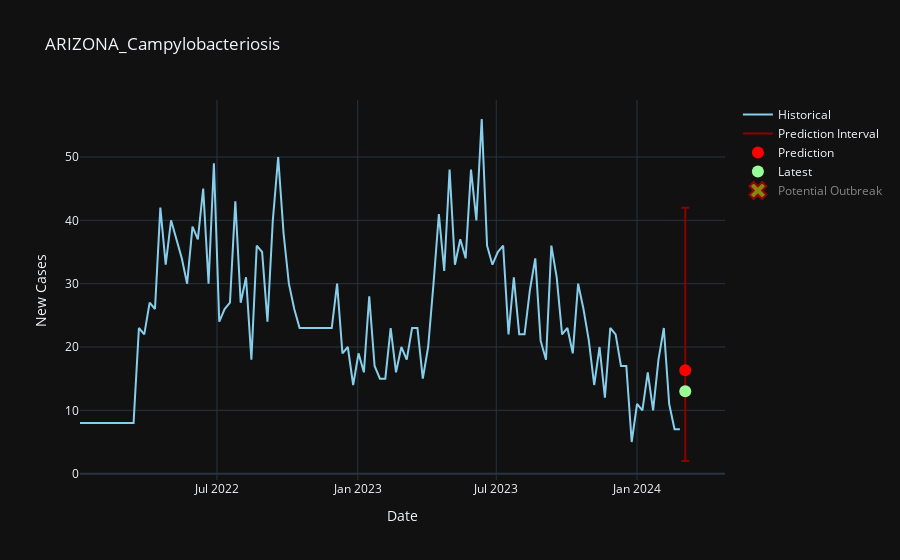

Notebook source saved alongside this figure:
### Code cell
# chart shows: we have historical, latest, pred/interval, and NO outbreak
selected_item_id = "ARIZONA_Campylobacteriosis"
plot_outbreak(df_historical, df_latest,  df_preds, selected_item_id)
